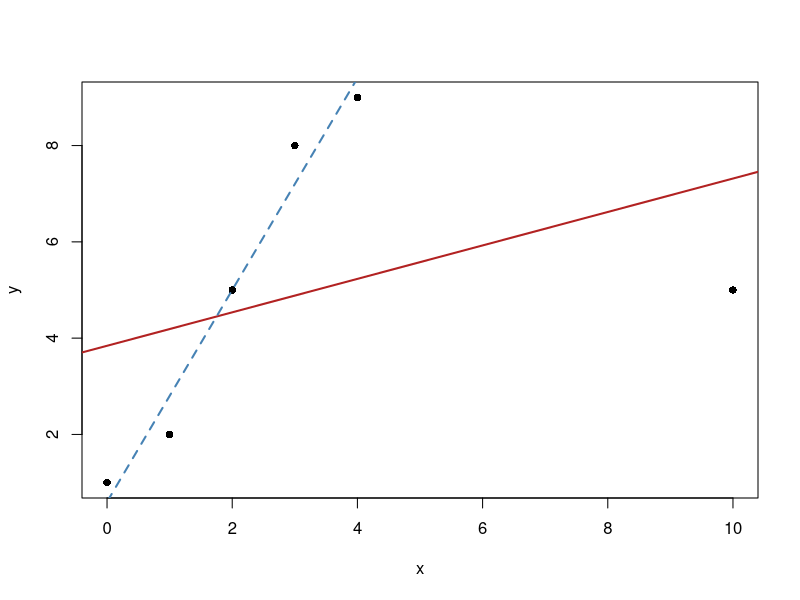

This chart was generated by the following R code:
# CPSC 440 Learning Atlas: standalone teaching example
# Chapter 11, section: leverage-influence
# Run in a fresh R session; no external packages or data files are needed.
# Read the lesson for assumptions, data provenance, and interpretation.

x <- c(0,1,2,3,4,10)
y <- c(1,2,5,8,9,5)
fit <- lm(y ~ x)
# Compare the full fit with a documented sensitivity fit.
coef(fit)
coef(lm(y[-6] ~ x[-6]))
# Examine predictor leverage, scaled residuals, and influence together.
data.frame(x=x,y=y,
  leverage=hatvalues(fit),
  studentized_residual=rstudent(fit),
  cooks_distance=cooks.distance(fit))
plot(x,y,pch=16,xlab="x",ylab="y")
abline(fit,col="firebrick",lwd=2)
abline(lm(y[-6] ~ x[-6]),col="steelblue",lty=2,lwd=2)
